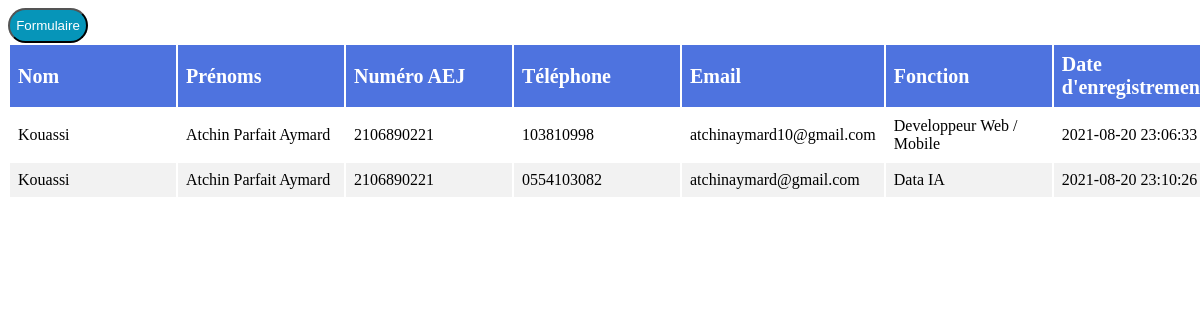
/consultation.php, run on the app's committed database.
### tables this page shows
CREATE TABLE `etudiant` (
  `id` int(11) NOT NULL,
  `nom` varchar(25) NOT NULL,
  `prenoms` varchar(60) NOT NULL,
  `num_aej` int(30) NOT NULL,
  `tel` varchar(15) NOT NULL,
  `email` varchar(50) NOT NULL,
  `fonction` varchar(40) NOT NULL,
  `dat_enregis` timestamp NOT NULL DEFAULT CURRENT_TIMESTAMP
);

### consultation.php (the view, shortened to what this page needs)
<!DOCTYPE html>
<html lang="en">
<head>
</head>
<body>
    <button><a href="index.php">Formulaire</a></button>
    <?php
        $server_name = "localhost";
        $db_username = "kodak";
        $db_password = "11102255Xx";
        $db_name = "igs";
        $connection = mysqli_connect($server_name,$db_username,$db_password,$db_name);
        $query = "SELECT * FROM etudiant";
        $query_run = mysqli_query($connection, $query);
    ?>
    <table class="table table-bordered" id="dataTable" width="100%" cellspacing="0">
        <thead>
            <tr>
                <th>Nom</th>
                <th> Prénoms </th>
                <th>Numéro AEJ</th>
                <th>Téléphone</th>
                <th>Email</th>
                <th>Fonction</th>
                <th>Date d'enregistrement</th>
            </tr>
        </thead>
        <tbody>
            <?php
                if(mysqli_num_rows($query_run) > 0)
                {
                    while($row = mysqli_fetch_assoc($query_run))
                        {
            ?>
                        <tr>
                            <td><?php  echo $row['nom']; ?></td>
                            <td><?php  echo $row['prenoms']; ?></td>
                            <td><?php  echo $row['num_aej']; ?></td>
                            <td><?php  echo $row['tel']; ?></td>
                            <td><?php  echo $row['email']; ?></td>
                            <td><?php  echo $row['fonction']; ?></td>
                            <td><?php  echo $row['dat_enregis']; ?></td>
                        </tr>
            <?php
                        }
                }
                else {
                    echo "Aucun enregistrement trouvé";
                    }
                        ?>
        </tbody>
    </table>
</body>
</html>

### consultation.php (style rules this page uses)
table { border-collapse: collapse; width: 100%; border: 1px solid #ddd; }
th, td { text-align: left; padding: 8px; border:2px solid #fff; min-width: 150px; }
th { background-color: #4e73df; color: #fff; font-size: 20px; }
tr:nth-child(even) { background-color: #f2f2f2; }
button { height: 35px; border-radius: 20px; background: #0695b9; width: 5rem; }
a { text-decoration: none; color: #fff; }

### data on the page
etudiant: nom "Kouassi", prenoms "Atchin Parfait Aymard", num_aej "2106890221", tel "103810998", email "atchinaymard10@gmail.com", fonction "Developpeur Web / Mobile", dat_enregis "2021-08-20 23:06:33"
etudiant: nom "Kouassi", prenoms "Atchin Parfait Aymard", num_aej "2106890221", tel "0554103082", email "atchinaymard@gmail.com", fonction "Data IA", dat_enregis "2021-08-20 23:10:26"
